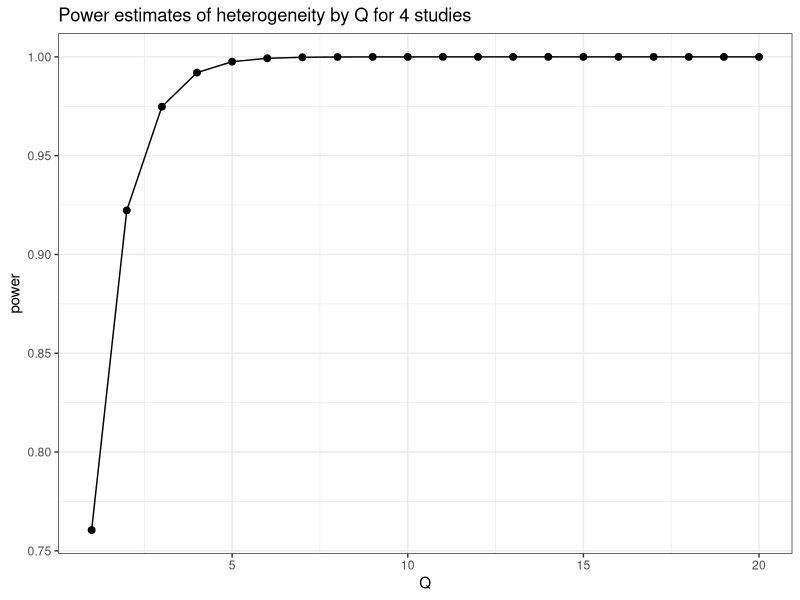

R code for this plot:
## ---- chunk 1
library(tidyverse)
## ---- chunk 2
Q.pwr = function(Q, nstudy, alpha = .05, plot = FALSE){

  require(tidyverse, attach.required = T, quietly = T, warn.conflicts = F)

  try(if(length(nstudy) > 1) stop("only one number can be entered for nstudy"))
  try(if(length(alpha) > 1) stop("only one number can be entered for alpha"))

  cv = qchisq(p = 1-alpha, df = nstudy-1, ncp = Q, lower.tail = T)
  typeII = pf(q = cv, df1 = cv, df2 = Q, lower.tail = F)
  power = 1 - typeII

  return.plot = NULL

  if(plot == TRUE){

    try(if(length(Q) < 2) warning("multiple values of Q needed for plot"))

    try(if(length(Q) > 1)
      return.plot = data.frame(Q = Q, power = power) %>%
        ggplot(aes(x = Q, y = power )) +
        geom_point(size = 2) +
        geom_line() +
        theme_bw() +
        ggtitle(paste("Power estimates of heterogeneity by Q for", nstudy, "studies")))

  }

  if(!is.null(return.plot)) return(list(power, return.plot))
  if(is.null(return.plot)) return(power)

}
## ---- chunk 3
Q.pwr(Q = 10, nstudy = 4)
## ---- chunk 4
Q.pwr(Q = 1:20, nstudy = 4)
## ---- chunk 5
Q.pwr(Q = 1:20, nstudy = 4, plot = TRUE)
